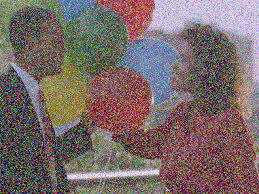
#> input picture assets/noisy_image_sample.png, 259 x 194 px
$ jupyter execute image_preprocessing.ipynb
#> lines starting #> are read from the running program, lines starting #| are printed output that depends on the picture
# Image Preprocessing with OpenCV

A short Python experiment in reducing noise and adjusting contrast using OpenCV.

**Input:** `assets/noisy_image_sample.png` is a newly generated synthetic image (not the original photograph in the private notebook). Different images may respond differently to filtering.

## 1. Load the image and define a display helper

[cell 1]
from pathlib import Path
import cv2
import matplotlib.pyplot as plt

image_path = Path("assets/noisy_image_sample.png")
image = cv2.imread(str(image_path))
#> image is the input picture: shape (194, 259, 3); mean B, G, R 104.9, 106.1, 121.2
if image is None:
    raise FileNotFoundError(f"Could not read input image: {image_path}")

def show_images(images, columns=3):
    """Display a labelled sequence of BGR/gray OpenCV arrays in Jupyter/Colab."""
#> called with columns = 1
    rows = (len(images) + columns - 1) // columns
    fig, axes = plt.subplots(rows, columns, figsize=(12, rows * 3.2))
    axes = axes.ravel() if hasattr(axes, "ravel") else [axes]
    for ax, (title, frame) in zip(axes, images):
        if frame.ndim == 2:
            ax.imshow(frame, cmap="gray", vmin=0, vmax=255)
        else:
            ax.imshow(cv2.cvtColor(frame, cv2.COLOR_BGR2RGB))
        ax.set_title(title)
        ax.axis("off")
    for ax in axes[len(images):]:
        ax.axis("off")
    plt.tight_layout()
    plt.show()

show_images([("Original (synthetic noisy image)", image)], columns=1)

## 2. Colour denoising

Median filtering reduces impulse-like noise; bilateral filtering can smooth while keeping some edges. Applying the bilateral filter *after* the median filter creates a cumulative pipeline.

[cell 2]
median_color = cv2.medianBlur(image, 5)
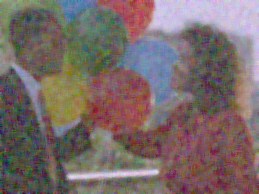
#> median_color: shape (194, 259, 3); mean B, G, R 105.1, 106.6, 121.3
bilateral_color = cv2.bilateralFilter(median_color, 9, 75, 75)
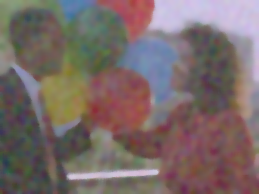
#> bilateral_color: shape (194, 259, 3); mean B, G, R 105.1, 106.6, 121.3
show_images([
    ("Original", image),
    ("Median filter", median_color),
    ("Median + bilateral", bilateral_color),
])
#> call 2 of show_images, with columns = 3
#> in show_images (call 2), `plt.show()`:
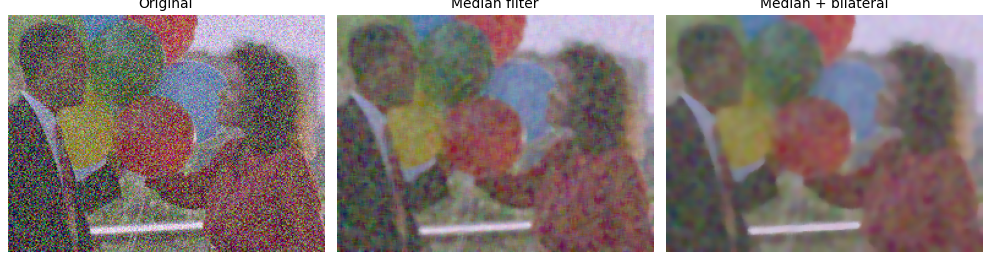
#> figure drawn by matplotlib, 3 panels

## 3. Grayscale smoothing and contrast

The grayscale pipeline begins again from the original noisy image; it is **separate** from the colour pipeline. Histogram equalization and CLAHE may boost noise as well as contrast.

[cell 3]
gray = cv2.cvtColor(image, cv2.COLOR_BGR2GRAY)
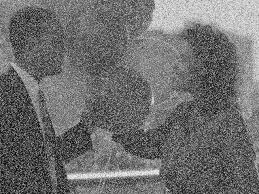
#> gray: shape (194, 259); min 1, max 252, mean 110.5
median_gray = cv2.medianBlur(gray, 5)
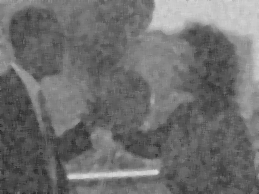
#> median_gray: shape (194, 259); min 37, max 219, mean 110.5
gaussian_gray = cv2.GaussianBlur(median_gray, (5, 5), 0)
hist_eq = cv2.equalizeHist(gaussian_gray)
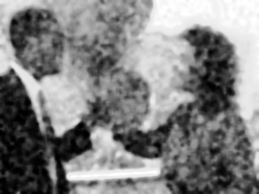
#> hist_eq: shape (194, 259); min 0, max 255, mean 128.9
clahe = cv2.createCLAHE(clipLimit=2.0, tileGridSize=(8, 8))
clahe_result = clahe.apply(hist_eq)
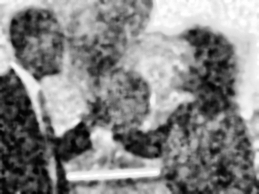
#> clahe_result: shape (194, 259); min 2, max 255, mean 132

show_images([
    ("Grayscale", gray),
    ("Grayscale + median", median_gray),
    ("+ Gaussian blur", gaussian_gray),
    ("+ histogram equalization", hist_eq),
    ("+ CLAHE", clahe_result),
])
